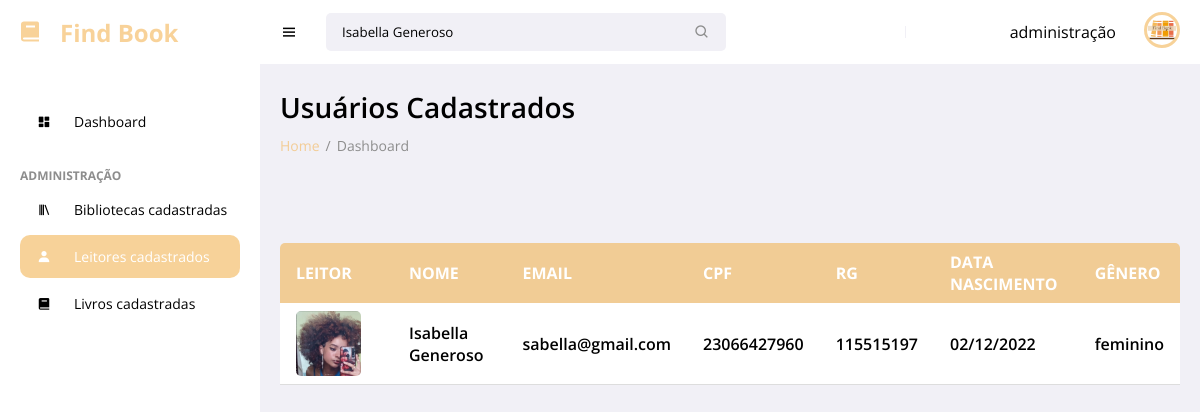
/login/area-restrita/view/admin/usuariosCadastrados.php?pesquisa=Isabella Generoso (signed in), run on the app's committed database.
### tables this page shows
CREATE TABLE `tbleitor` (
  `idLeitor` int(11) NOT NULL,
  `fotoLeitor` varchar(120) DEFAULT NULL,
  `nomeLeitor` varchar(60) NOT NULL,
  `emailLeitor` varchar(120) NOT NULL,
  `cpfLeitor` char(14) NOT NULL,
  `rgLeitor` char(12) NOT NULL,
  `dtNascLeitor` date NOT NULL,
  `generoLeitor` varchar(9) NOT NULL,
  `loginLeitor` varchar(25) NOT NULL,
  `senhaLeitor` varchar(20) NOT NULL
);

### login/area-restrita/view/admin/usuariosCadastrados.php (the view, shortened to what this page needs)
<?php
try {
	$Leitor = new Leitor();
	$listaLeitor = $Leitor->listar();
} catch (Exception $e) {
	echo $e->getMessage();
}
?>
<!DOCTYPE html>
<html lang="en">
<head>
	<link href='https://unpkg.com/boxicons@2.0.9/css/boxicons.min.css' rel='stylesheet'>
	<link rel="stylesheet" href="css/usuariosCadastrados.css">
</head>
<body>
	<section id="sidebar">
		<a href="#" class="brand"><i class='bx bxs-book icon'></i> Find Book</a>
		<ul class="side-menu">
			<li><a href="index.php" ><i class='bx bxs-dashboard icon' ></i> Dashboard</a></li>
			<li class="divider" data-text="Administração">Main</li>
			<li><a href="bibliotecasCadastradas.php" ><i class='bx bx-library icon' ></i> Bibliotecas cadastradas</a></li>
			<li><a href="usuariosCadastrados.php" class="active"><i class='bx bxs-user icon' ></i> Leitores cadastrados</a></li>
			<li><a href="livrosCadastrados.php"><i class='bx bxs-book icon' ></i> Livros cadastradas</a></li>
		</ul>
	</section>
	<section id="content">
		<nav>
			<i class='bx bx-menu toggle-sidebar' ></i>
			<form action="#">
				<div class="form-group">
					<input type="text" name="pesquisa" <?php if(isset($_GET['pesquisa'])){ echo ('value="'.$_GET['pesquisa'].'"'); }?> placeholder="pesquisar...">
					<i class='bx bx-search icon' ></i>
				</div>
			</form>
			<p>administração</p>
			<div class="profile">
			<img src="../../img/logopjt.png" alt="">
			</div>
		</nav>
		<main>
			<h1 class="title">Usuários Cadastrados</h1>
			<ul class="breadcrumbs">
				<li><a href="#">Home</a></li>
				<li class="divider">/</li>
				<li><a href="#" class="active">Dashboard</a></li>
			</ul>
			 <br><br><br>
			<br>
			  <div class="container">
                <div class="table-wrapper">
                    <table>
                        <thead>
                            <tr>
                                <th>Leitor</th>
                                <th>Nome</th>
                                <th>Email</th>
                                <th>CPF</th>
                                <th>RG</th>
                                <th>Data nascimento</th>
								<th>Gênero</th>
                            </tr>
                        </thead>
                        <tbody>
							<?php if(!isset($_GET['pesquisa'])){foreach ($listaLeitor as $linhas) {  ?>
									<tr>
										<td>
											<div class="user">
											<img class="user-image" src="<?php if(!empty($linhas['fotoLeitor'])){ echo "../../../../".$linhas['fotoLeitor']; }else{ echo("https://jamesrmoro.me/wp-content/uploads/2021/02/profile.png");}?>"" alt="">
											<div class="user-info">
										</td>
										<td><?php echo $linhas['nomeLeitor'] ?></td>
										<td><?php echo $linhas['emailLeitor'] ?></td>
										<td><?php echo $linhas['cpfLeitor'] ?></td>
										<td><?php echo $linhas['rgLeitor'] ?> </td>
										<td><?php echo $linhas['dtNascLeitor'] ?></td>
										<td><?php echo $linhas['generoLeitor'] ?></td>
									</tr>
								<?php }}else{
									$conexao = Conexao::conectar();
									$busca = '%'.addslashes($_GET['pesquisa']).'%';
									$stmt = $conexao->prepare("SELECT *, DATE_FORMAT(dtNascLeitor,'%d/%m/%Y') AS nasc FROM tbLeitor
																WHERE
																nomeLeitor like :busca
																or cpfLeitor like :busca
																or rgLeitor like :busca
																or dtNascLeitor like :busca
																order by idLeitor asc");
									$stmt->bindValue(':busca', $busca, PDO::PARAM_STR);
									$stmt->execute();
									if($stmt->rowCount() == 0){ ?>
										<tr>
											<td colspan="9">Busca indefinida</td>
										</tr>
								<?php	}else{
									$lista = $stmt->fetchAll(PDO::FETCH_ASSOC);
									foreach ($lista as $linhas) {  ?>
										<tr>
										<td>
											<div class="user">
											<img class="user-image" src="<?php if(!empty($linhas['fotoLeitor'])){ echo "../../../../".$linhas['fotoLeitor']; }else{ echo("https://jamesrmoro.me/wp-content/uploads/2021/02/profile.png");}?>"" alt="">
										</td>
										<td><?php echo $linhas['nomeLeitor'] ?></td>
										<td><?php echo $linhas['emailLeitor'] ?></td>
										<td><?php echo $linhas['cpfLeitor'] ?></td>
										<td><?php echo $linhas['rgLeitor'] ?> </td>
										<td><?php echo $linhas['nasc'] ?></td>
										<td><?php echo $linhas['generoLeitor'] ?></td>
									</tr>
									<?php }
									}
								} ?>
                        </tbody>
                    </table>
                </div>
            </div>
		</main>
	</section>
</body>
</html>

### login/area-restrita/view/admin/css/usuariosCadastrados.css (style rules this page uses)
* { font-family: 'Open Sans', sans-serif; margin: 0; padding: 0; box-sizing: border-box; }
:root { --grey: #F1F0F6; --dark-grey: #8D8D8D; --light: #fff; --dark: #000; --light-green: #E3FFCB; --light-blue: #D0E4FF; }
html { overflow-x: hidden; }
body { background: var(--grey); overflow-x: hidden; }
a { text-decoration: none; }
li { list-style: none; }
#sidebar { position: fixed; max-width: 260px; width: 100%; background: var(--light); top: 0; left: 0; height: 100%; overflow-y: auto; scrollbar-width: none; transition: all .3s ease; z-index: 200; }
#sidebar .brand { font-size: 24px; display: flex; align-items: center; height: 64px; font-weight: 700; color: #f3b75c9f; position: sticky; top: 0; left: 0; z-index: 100; background: var(--light); transition: all .3s ease; padding: 0 6px; }
#sidebar .icon { min-width: 48px; display: flex; justify-content: center; align-items: center; margin-right: 6px; }
#sidebar .side-menu { margin: 36px 0; padding: 0 20px; transition: all .3s ease; }
#sidebar .side-menu a { display: flex; align-items: center; font-size: 14px; color: var(--dark); padding: 12px 16px 12px 0; transition: all .3s ease; border-radius: 10px; margin: 4px 0; white-space: nowrap; }
#sidebar .side-menu > li > a.active, #sidebar .side-menu > li > a.active:hover { background: #f3b75c9f; color: var(--light); }
#sidebar .divider { margin-top: 24px; font-size: 12px; text-transform: uppercase; font-weight: 700; color: var(--dark-grey); transition: all .3s ease; white-space: nowrap; }
#content { position: relative; width: calc(100% - 260px); left: 260px; transition: all .3s ease; }
nav { background: var(--light); height: 64px; padding: 0 20px; display: flex; align-items: center; grid-gap: 28px; position: sticky; top: 0; left: 0; z-index: 100; }
nav .toggle-sidebar { font-size: 18px; cursor: pointer; }
nav form { max-width: 400px; width: 100%; margin-right: auto; }
nav .form-group { position: relative; }
nav .form-group input { width: 100%; background: var(--grey); border-radius: 5px; border: none; outline: none; padding: 10px 36px 10px 16px; transition: all .3s ease; }
nav .form-group .icon { position: absolute; top: 50%; transform: translateY(-50%); right: 16px; color: var(--dark-grey); }
nav .profile { position: relative; }
nav .profile img { width: 36px; height: 36px; border-radius: 50%; object-fit: cover; cursor: pointer; border: solid 3px #f3b75c9f; }
main { width: 100%; padding: 24px 20px 20px 20px; }
main .title { font-size: 28px; font-weight: 600; margin-bottom: 10px; }
main .breadcrumbs { display: flex; grid-gap: 6px; }
main .breadcrumbs li, main .breadcrumbs li a { font-size: 14px; }
main .breadcrumbs li a { color: #f3b75c9f; }
main .breadcrumbs li a.active, main .breadcrumbs li.divider { color: var(--dark-grey); pointer-events: none; }
.active { display: flex; }
.table-wrapper { height: 360px; overflow: auto; position: relative; border-radius: 5px; }
table { border-collapse: collapse; width: 100%; min-width: 800px; }
thead { background-color: #f3b75c9f; color: rgb(255, 255, 255); position: sticky; top: 0; }
td, th { padding: 8px 16px; text-align: left; }
th { text-transform: uppercase; }
td { font-weight: 600; background-color: #fff; border-bottom: 1px solid #ddd; }
.user { display: flex; align-items: center; }
.user-image { width: 65px; height: 65px; border-radius: 5px; object-fit: cover; margin-right: 16px; }

### data on the page
tbleitor: fotoLeitor (picture), nomeLeitor "Isabella Generoso", emailLeitor "sabella@gmail.com", cpfLeitor "23066427960", rgLeitor "115515197", nasc "02/12/2022", generoLeitor "feminino"
